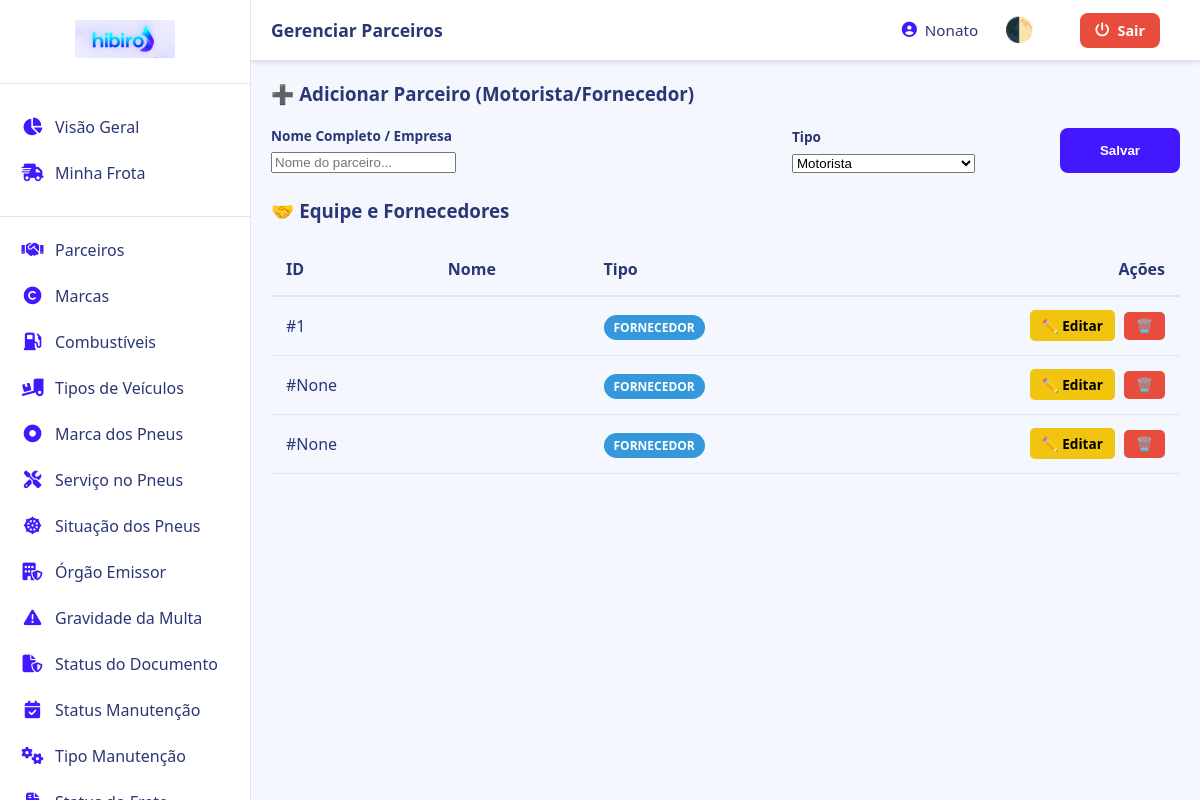
The page /configuracoes/parceiros (signed in) on the database its author committed.
### tables this page shows
CREATE TABLE "cad_clifor" (
	"id_colaborador"	INTEGER,
	"id_pessoa"	INTEGER,
	"id_clifor"	INTEGER,
	"id_unifed"	INTEGER,
	"cpf_cnpj"	TEXT NOT NULL UNIQUE,
	"nome_colaborador"	TEXT NOT NULL,
	"contato_responsavel"	TEXT,
	"logradouro"	TEXT,
	"numero"	TEXT,
	"bairro"	TEXT,
	"municipio"	TEXT,
	"cep"	TEXT,
	"telefone"	TEXT,
	"email"	TEXT,
	"tipo_clifor"	TEXT DEFAULT 'FORNECEDOR',
	"tipo_pessoa"	TEXT DEFAULT 'JURIDICA',
	PRIMARY KEY("id_colaborador" AUTOINCREMENT),
	FOREIGN KEY("id_clifor") REFERENCES "cad_clifor_tipo"("Id_clifor"),
	FOREIGN KEY("id_pessoa") REFERENCES "cad_clifor_pessoa"("id_pessoa"),
	FOREIGN KEY("id_unifed") REFERENCES "cad_uf"("id_unifed")
);

### rotas/configuracoes.py (the view, shortened to what this page needs)
@config_bp.route('/parceiros', methods=['GET', 'POST'])
def config_parceiros():
    if not login_required(): return redirect(url_for('auth.login'))
    db = get_db()
    parceiros = db.execute('SELECT * FROM cad_clifor ORDER BY nome_colaborador').fetchall()
    return render_template('config_parceiros.html', parceiros=parceiros, username=session.get('username'))

### app.py (called while the page is built)
@app.teardown_appcontext
def teardown_db(exception):
    close_connection(exception)

### database.py (called while the page is built)
def get_db():
    db = getattr(g, '_database', None)
    if db is None:
        basedir = os.path.abspath(os.path.dirname(__file__))
        db_path = os.path.join(basedir, 'dados', 'hibiro_frota.db')
        db = g._database = sqlite3.connect(db_path)
        db.row_factory = sqlite3.Row
    return db

def close_connection(exception=None):
    db = g.pop('_database', None)
    if db is not None:
        db.close()

### rotas/configuracoes.py (called while the page is built)
def login_required():
    return session.get('username') is not None

### templates/app/config_parceiros.html (shortened to what this page needs)
{% extends "base_app.html" %}
{% block page_title %}Gerenciar Parceiros{% endblock %}
{% block content %}
<div class="stat-card" style="margin-bottom: 25px;">
    <h3 style="margin-top: 0; margin-bottom: 20px;">➕ Adicionar Parceiro (Motorista/Fornecedor)</h3>
    <form method="POST" action="{{ url_for('configuracoes.config_parceiros') }}" style="display: flex; gap: 15px; align-items: flex-end; flex-wrap: wrap;">
        <div style="flex: 2; min-width: 250px;">
            <label style="display: block; margin-bottom: 5px; font-weight: bold; font-size: 0.85rem; color: var(--text-muted);">Nome Completo / Empresa</label>
            <input type="text" name="nome_clifor" class="input-standard" placeholder="Nome do parceiro..." required>
        </div>
        <div style="flex: 1; min-width: 200px;">
            <label style="display: block; margin-bottom: 5px; font-weight: bold; font-size: 0.85rem; color: var(--text-muted);">Tipo</label>
            <select name="tipo_clifor" class="input-standard" required>
                <option value="MOTORISTA">Motorista</option>
            </select>
        </div>
        <button type="submit" style="background-color: var(--accent); color: white; border: none; padding: 0 25px; height: 45px; border-radius: 8px; font-weight: bold; cursor: pointer; min-width: 120px;">
            Salvar
        </button>
    </form>
</div>
<div class="stat-card">
    <h3 style="margin-top: 0; margin-bottom: 20px;">🤝 Equipe e Fornecedores</h3>
    <div style="overflow-x: auto; width: 100%;">
        <table style="width: 100%; border-collapse: collapse; text-align: left; white-space: nowrap;">
            <thead>
                <tr style="border-bottom: 2px solid var(--border); color: var(--text-muted);">
                    <th style="padding: 15px;">ID</th>
                    <th style="padding: 15px;">Nome</th>
                    <th style="padding: 15px;">Tipo</th>
                    <th style="padding: 15px; text-align: right;">Ações</th>
                </tr>
            </thead>
            <tbody>
                {% for p in parceiros %}
                <tr style="border-bottom: 1px solid var(--border);">
                    <td style="padding: 15px;">#{{ p.id_clifor }}</td>
                    <td style="padding: 15px; font-weight: bold;">{{ p.nome_clifor }}</td>
                    <td style="padding: 15px;">
                        <span style="background: {{ '#2ecc71' if p.tipo_clifor == 'MOTORISTA' else '#3498db' }}; color: white; padding: 4px 10px; border-radius: 20px; font-size: 0.75rem; font-weight: bold;">
                            {{ p.tipo_clifor }}
                        </span>
                    </td>
                    <td style="padding: 15px; text-align: right;">
                        <a href="{{ url_for('configuracoes.editar_parceiro', id_clifor=p.id_clifor) }}" style="background: #f1c40f; color: #000; padding: 6px 12px; border-radius: 5px; text-decoration: none; font-size: 0.85rem; font-weight: bold; margin-right: 5px;">✏️ Editar</a>
                        <form method="POST" action="{{ url_for('configuracoes.excluir_parceiro', id_clifor=p.id_clifor) }}" style="display:inline;">
                            <button type="submit" onclick="return confirm('Excluir este parceiro?');" style="background: var(--danger); color: white; border: none; padding: 6px 12px; border-radius: 5px; font-size: 0.85rem; font-weight: bold; cursor: pointer;">🗑️</button>
                        </form>
                    </td>
                </tr>
                {% else %}
                <tr><td colspan="4" style="padding: 25px; text-align: center; color: var(--text-muted);">Nenhum parceiro registado ainda.</td></tr>
                {% endfor %}
            </tbody>
        </table>
    </div>
</div>
{% endblock %}

### static/css/app.css (style rules this page uses)
:root { --bg-app: #F4F7FE; --bg-sidebar: #FFFFFF; --text-main: #2B3674; --text-secondary: #56567C; --accent: #4318FF; --accent-rgb: 67,24,255; --danger: #e74c3c; --border: #E0E5F2; --shadow-light: rgba(140, 152, 164, 0.2); --shadow-dark: rgba(0,0,0,0.1); }
body { margin: 0; font-family: 'Segoe UI', sans-serif; background: var(--bg-app); overflow: hidden; color: var(--text-main); transition: background 0.3s ease, color 0.3s ease; box-sizing: border-box; }

### rows shown on the page
cad_clifor: id_clifor "1", tipo_clifor "FORNECEDOR"
cad_clifor: id_clifor "None", tipo_clifor "FORNECEDOR"
cad_clifor: id_clifor "None", tipo_clifor "FORNECEDOR"

### other values the page prints
{{ username }} "Nonato"
